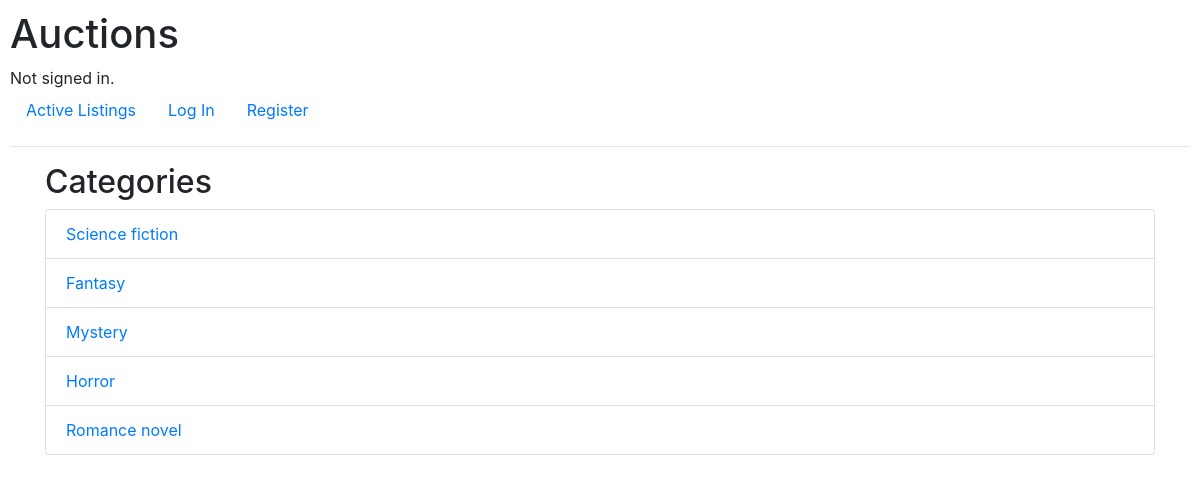
The page /categories on the database its author committed.
### auctions/models.py (models this page shows, shortened)
class Category(models.Model):
    name = models.CharField(max_length=64, unique=True)

### auctions/views.py (the view)
# urls.py: path("categories", views.categories, name="categories"),
def categories(request):
    categories = Category.objects.all()
    return render(request, "auctions/categories.html", {"categories": categories})

### auctions/views.py (called while the page is built)
def datos_globales(request):
    count = 0
    if request.user.is_authenticated:
        watchlist_items = Watchlist.objects.filter(user=request.user)
        count = watchlist_items.count()
    return {
        'count_watch_list': count
    }

### auctions/templates/auctions/categories.html (shortened to what this page needs)
{% extends "auctions/layout.html" %}
{% block body %}
<div class="container">
    <h2>Categories</h2>
    <ul class="list-group">
        {% for category in categories %}
            <li class="list-group-item">
                <a href="{% url 'category_listings' category.name %}">{{ category.name }}</a>
            </li>
        {% endfor %}
    </ul>
  </div>
{% endblock %}

### auctions/static/auctions/styles.css (style rules this page uses)
body { padding: 10px; }

### rows shown on the page
Category: name "Science fiction"
Category: name "Fantasy"
Category: name "Mystery"
Category: name "Horror"
Category: name "Romance novel"
